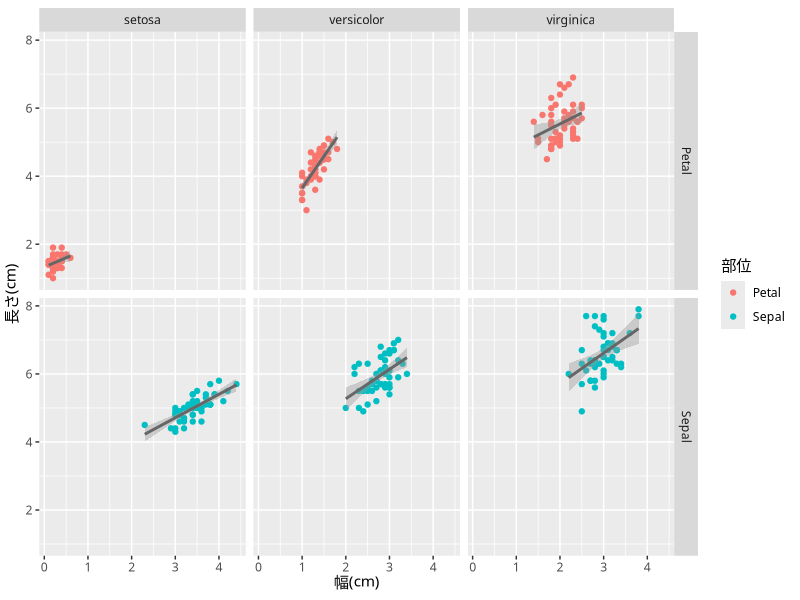
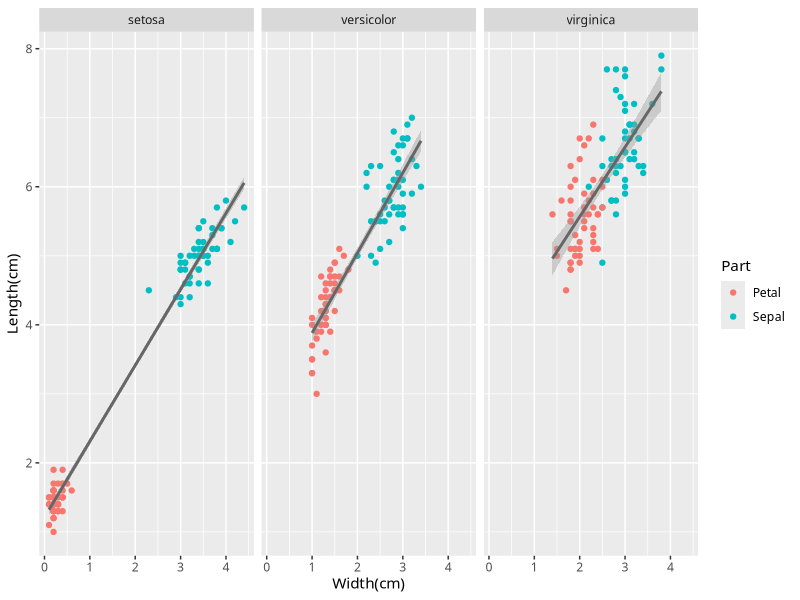
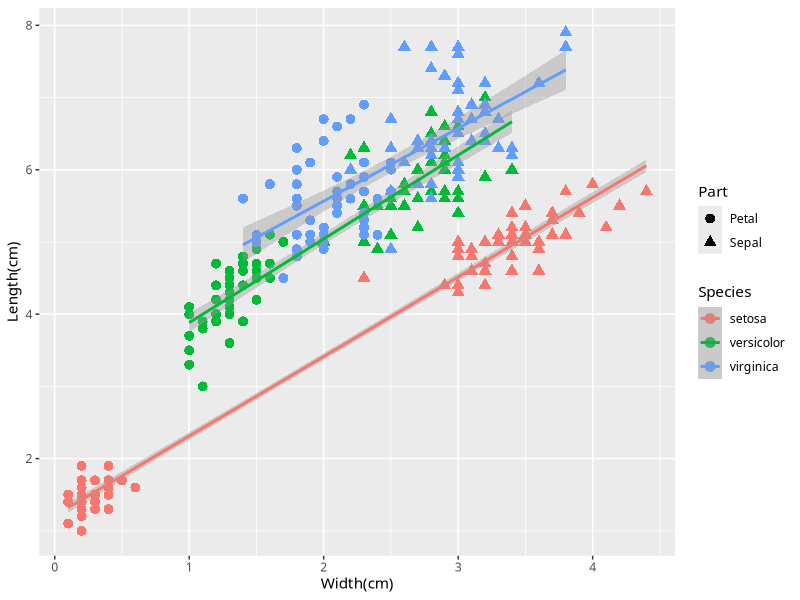
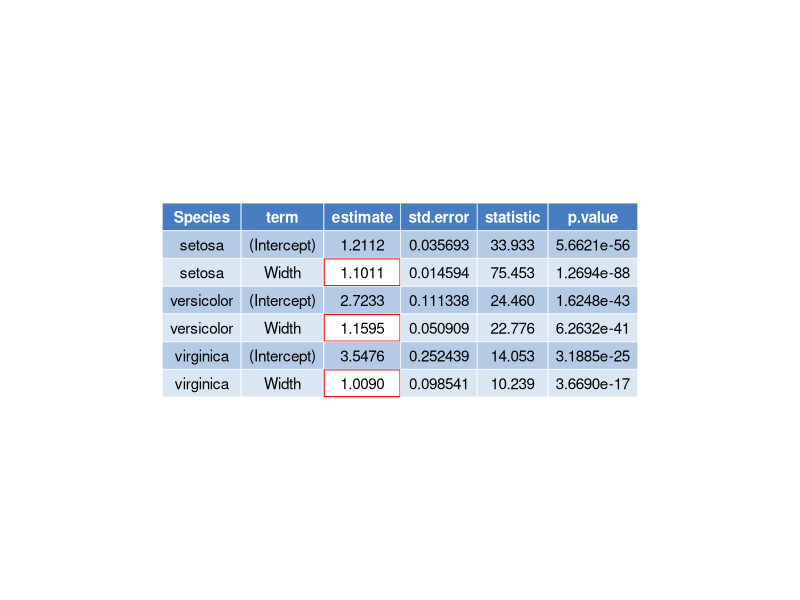
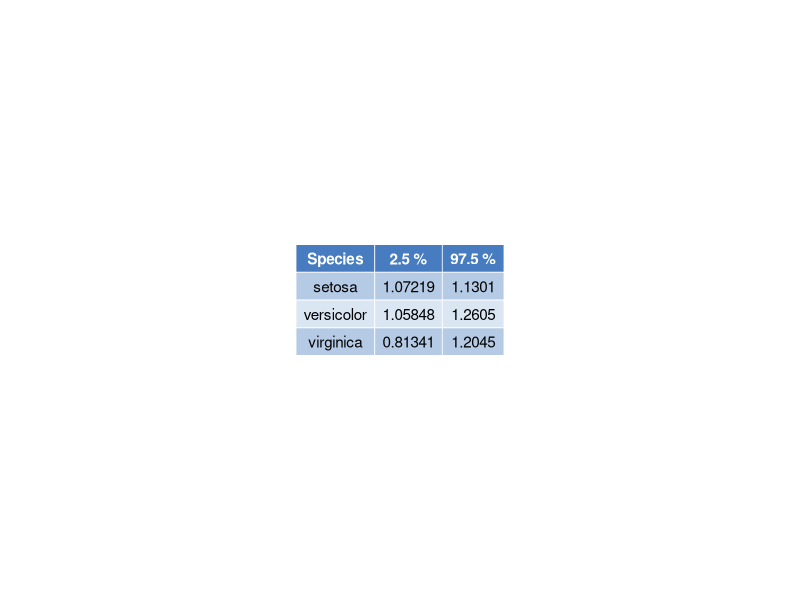
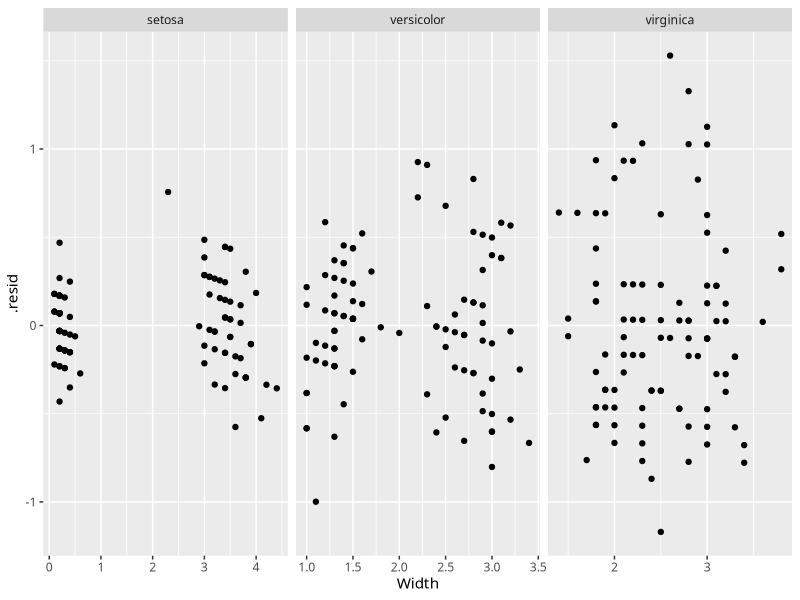
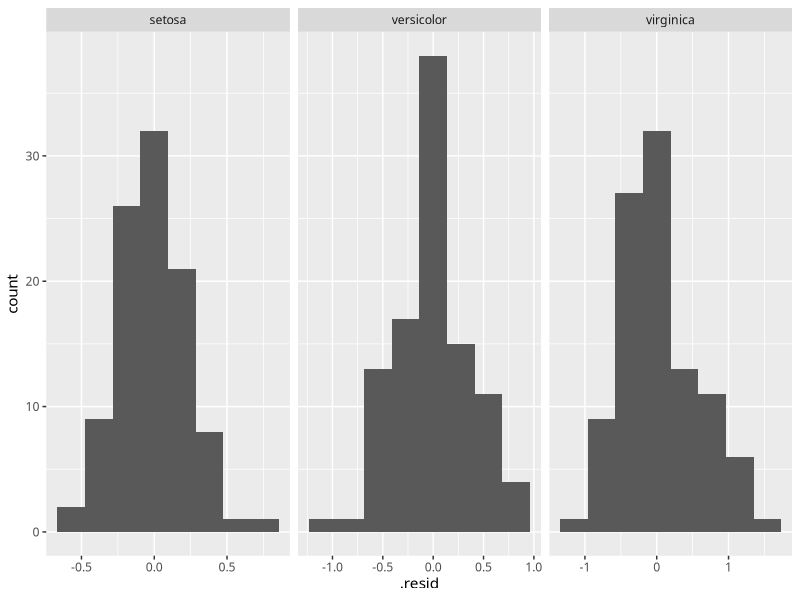

Generate these figures, in order, with R:
## ---- chunk 1
knitr::opts_chunk$set(echo=TRUE)
# knitr::opts_chunk$set(fig.pos='H')
# knitr::opts_chunk$set(setHook(packageEvent("grDevices", "onLoad"), function(...)grDevices::pdf.options(family="Japan1")))

library(ggpubr)
library(tidyverse)
library(broom)

# ggplotグラフで日本語を使えるようにする
old <- theme_set(theme_gray(base_family = "Japan1Ryumin"))

# baseグラフで日本語を使えるようにする
par(family = "Japan1Ryumin")

# 表出力用に、数値の有効桁数を限定する
options(digits = 5)
## ---- chunk 2
iris <- iris %>% as_tibble()
print(iris, n = 5)
## ---- chunk 3
iris_long <- iris %>% 
  rownames_to_column("id") %>% 
  mutate(id = as.integer(id)) %>% 
  gather(key, value, matches("Length|Width")) %>% 
  separate(key, into = c("Part", "amount")) %>% 
  spread(amount, value)
## ---- chunk 4
print(iris_long, n = 5)
## ---- chunk 5
iris_long %>% 
	ggplot(aes(x = Width, y = Length)) + 
	geom_point(aes(color = Part)) + 
	stat_smooth(method = "lm", color = "gray 40") + 
	facet_grid(Part ~ Species) +
	labs(x = "幅(cm)", y = "長さ(cm)", color = "部位")
## ---- chunk 6
iris_long %>% 
	ggplot(aes(Width, Length)) + 
	geom_point(aes(color = Part)) + 
	stat_smooth(method = "lm", color = "gray 40") + 
	facet_wrap(~ Species) +
	labs(x = "Width(cm)", y = "Length(cm)")
## ---- chunk 7
iris_long %>% 
  ggplot(aes(Width, Length, color = Species)) + 
	geom_point(aes(shape = Part), size = 3) + 
	stat_smooth(method = "lm") +
	labs(x = "Width(cm)", y = "Length(cm)")
## ---- chunk 8
lm_coef <- iris_long %>% 
  group_by(Species) %>% 
  summarise(list(lm(Length ~ Width) %>% tidy())) %>% 
  unnest()
## ---- chunk 9
lm_coef %>% ggtexttable(rows = NULL, theme = ggpubr::ttheme("mBlue")) %>% 
  table_cell_bg(color = "red", linewidth = 2, column = 3, row = 3) %>%
  table_cell_bg(color = "red", linewidth = 2, column = 3, row = 5) %>% 
  table_cell_bg(color = "red", linewidth = 2, column = 3, row = 7)
## ---- chunk 10
ci_lwr <- function(coef, err, n, p = 0.95) {
  coef -1 * err * qt(df = n - 2, p = 1 - (1 - p)/2)
}

ci_upr <- function(coef, err, n, p = 0.95) {
  coef +1 * err * qt(df = n - 2, p = 1 - (1 - p)/2)
}

lm_coef_ci <- lm_coef %>% 
  filter(term == "Width") %>% 
  group_by(Species) %>% 
  summarise(ci_lwr = ci_lwr(estimate, std.error, 100),
            ci_upr = ci_upr(estimate, std.error, 100))
## ---- chunk 11
lm_coef_ci <- iris_long %>% 
  group_by(Species) %>% 
  summarise(list(lm(Length ~ Width) %>% 
                   confint(., "Width") %>% as_tibble())) %>% 
  unnest()
## ---- chunk 12
lm_coef_ci %>% ggtexttable(rows = NULL, theme = ggpubr::ttheme("mBlue"))
## ---- chunk 13
lm_resid <- iris_long %>% 
  group_by(Species) %>% 
  summarise(list(lm(Length ~ Width) %>% augment())) %>% 
  unnest()

lm_resid %>% 
  ggplot(aes(Width, .resid)) + 
  geom_point() + 
  facet_wrap(~ Species, scales = "free_x")

lm_resid %>% 
  ggplot(aes(x = .resid)) + 
  geom_histogram(bins = 8) + 
  facet_wrap(~ Species, scales = "free_x")
